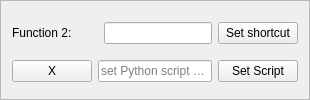
                <widget class="QFrame" name="frame_9">
                 <property name="minimumSize">
                  <size>
                   <width>0</width>
                   <height>85</height>
                  </size>
                 </property>
                 <property name="frameShape">
                  <enum>QFrame::StyledPanel</enum>
                 </property>
                 <property name="frameShadow">
                  <enum>QFrame::Raised</enum>
                 </property>
                 <layout class="QGridLayout" name="gridLayout_15">
                  <item row="0" column="2">
                   <widget class="QLineEdit" name="lineEdit_10"/>
                  </item>
                  <item row="0" column="3">
                   <widget class="QPushButton" name="setShortFunc2">
                    <property name="text">
                     <string>Set shortcut</string>
                    </property>
                   </widget>
                  </item>
                  <item row="1" column="1" colspan="2">
                   <widget class="QLineEdit" name="lineEdit_13">
                    <property name="readOnly">
                     <bool>true</bool>
                    </property>
                    <property name="placeholderText">
                     <string>set Python script path</string>
                    </property>
                   </widget>
                  </item>
                  <item row="1" column="3">
                   <widget class="QPushButton" name="setSript2">
                    <property name="text">
                     <string>Set Script</string>
                    </property>
                   </widget>
                  </item>
                  <item row="1" column="0">
                   <widget class="QPushButton" name="xf2">
                    <property name="text">
                     <string>X</string>
                    </property>
                   </widget>
                  </item>
                  <item row="0" column="0" colspan="2">
                   <widget class="QLabel" name="label_53">
                    <property name="minimumSize">
                     <size>
                      <width>0</width>
                      <height>30</height>
                     </size>
                    </property>
                    <property name="text">
                     <string>Function 2:</string>
                    </property>
                   </widget>
                  </item>
                 </layout>
                </widget>
